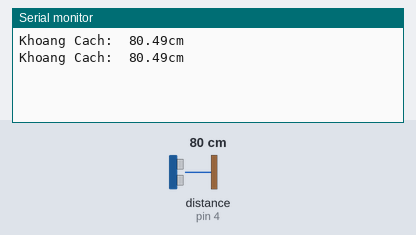
Bench run of a sketch on a simulated Arduino Uno, built with avr-gcc and run on an emulated ATmega328P. Shown: the last lines printed to the serial monitor. Wiring (inferred from the names in the program): ultrasonic range finder: trigger pin 2; echo pin 4. The test bench sets the inputs (shaded band); at power-on: distance to the obstacle (sensor on pin 4) 80 cm. The echo pulse lasts 58.3 µs per cm.

Above: at 1.8 s.
1.9 s: distance to the obstacle (sensor on pin 4) set to 2 cm
At 2.8 s:
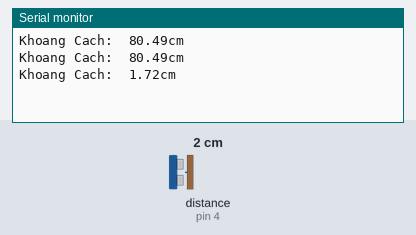
3.4 s: distance to the obstacle (sensor on pin 4) set to 4 cm
At 4.6 s:
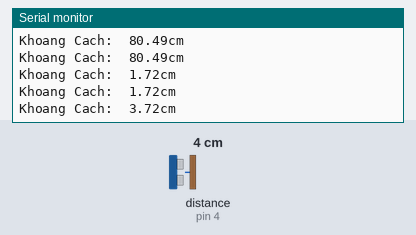
Timing chart, 0 to 6.4 s (numbered marks = the images above; inputs shaded):
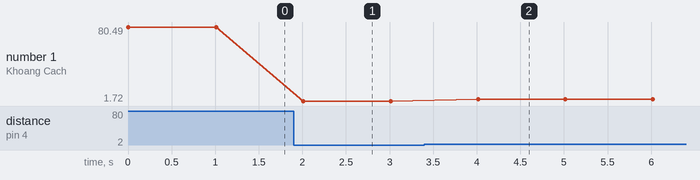

The sketch:

US015.ino
```cpp
#define trigger 2               // chân trig cua US-015
#define echo 4                  // chân echo cua US-015
float time_go=0,distance=0;
void setup()
{
pinMode(trigger,OUTPUT);
pinMode(echo,INPUT);
Serial.begin(115200);           // Khoi tao cong noi tiep
}
void loop()
{
digitalWrite(trigger,LOW);
delayMicroseconds(2);
digitalWrite(trigger,HIGH);    // chân trigger lên mức cao
delayMicroseconds(10);         // trễ 10µs
digitalWrite(trigger,LOW);     // chân trigger xuống thấp
delayMicroseconds(2);
time_go=pulseIn(echo,HIGH);
//hàm tính độ rộng xung thu chân ECHO theo thời gian
distance=time_go*346.5*100/1000000/2;
// vận tốc sóng siêu âm cỡ ~344 m/s
  Serial.print("Khoang Cach:  ");
  Serial.print(distance);
  Serial.println("cm");
 delay(1000);
}
```

Measured:
- after the input at 1.9 s, the serial monitor: prints a new line after 0.11 s (image 1)
- after the input at 3.4 s, the serial monitor: prints a new line after 0.61 s (image 2)
- plotted number 1: 80.49 → 1.72 after the input at 1.9 s, 1.72 → 3.72 after the input at 3.4 s
